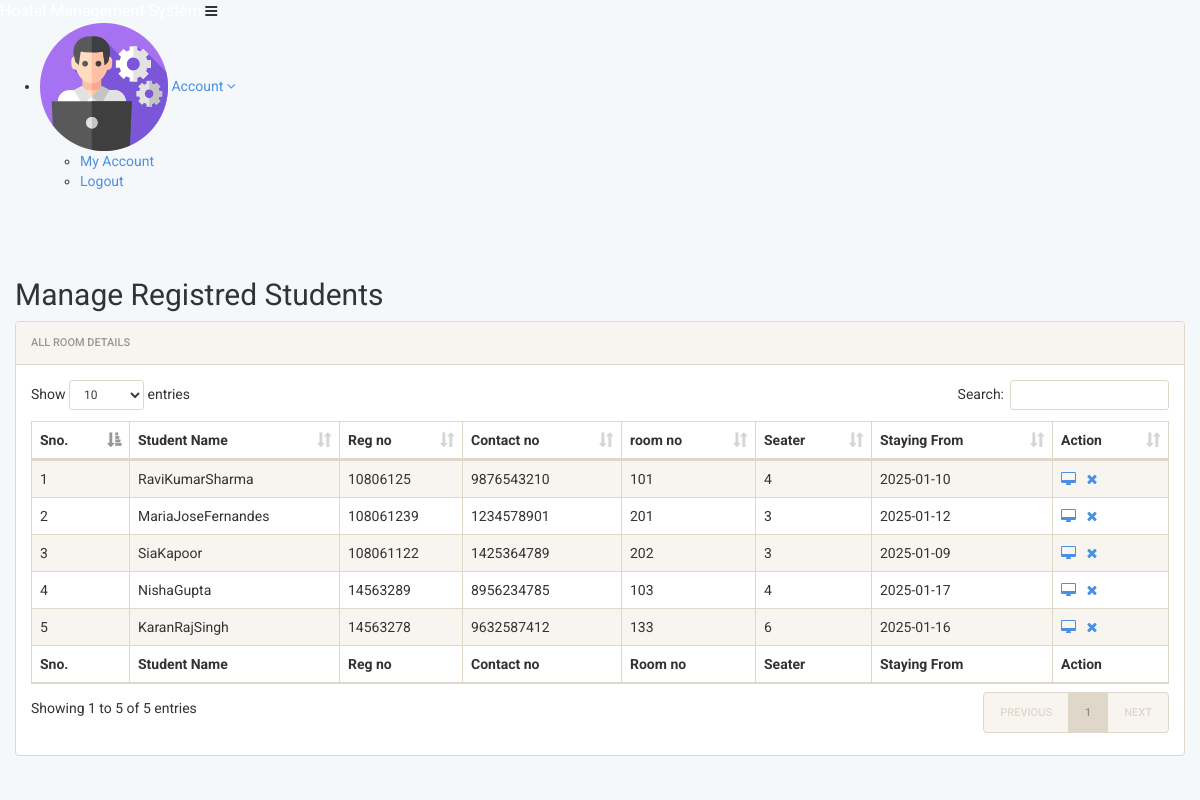
The app's page /hostel/admin/manage-students.php (signed in) with its own data.
### tables this page shows
CREATE TABLE `registration` (
  `id` int(11) NOT NULL,
  `roomno` int(11) DEFAULT NULL,
  `seater` int(11) DEFAULT NULL,
  `feespm` int(11) DEFAULT NULL,
  `foodstatus` int(11) DEFAULT NULL,
  `stayfrom` date DEFAULT NULL,
  `duration` int(11) DEFAULT NULL,
  `course` varchar(500) DEFAULT NULL,
  `regno` int(11) DEFAULT NULL,
  `firstName` varchar(500) DEFAULT NULL,
  `middleName` varchar(500) DEFAULT NULL,
  `lastName` varchar(500) DEFAULT NULL,
  `gender` varchar(250) DEFAULT NULL,
  `contactno` bigint(11) DEFAULT NULL,
  `emailid` varchar(500) DEFAULT NULL,
  `egycontactno` bigint(11) DEFAULT NULL,
  `guardianName` varchar(500) DEFAULT NULL,
  `guardianRelation` varchar(500) DEFAULT NULL,
  `guardianContactno` bigint(11) DEFAULT NULL,
  `corresAddress` varchar(500) DEFAULT NULL,
  `corresCIty` varchar(500) DEFAULT NULL,
  `corresState` varchar(500) DEFAULT NULL,
  `corresPincode` int(11) DEFAULT NULL,
  `pmntAddress` varchar(500) DEFAULT NULL,
  `pmntCity` varchar(500) DEFAULT NULL,
  `pmnatetState` varchar(500) DEFAULT NULL,
  `pmntPincode` int(11) DEFAULT NULL,
  `postingDate` timestamp NULL DEFAULT current_timestamp(),
  `updationDate` varchar(500) DEFAULT NULL
);

### hostel/admin/manage-students.php (the view, shortened to what this page needs)
<?php
include('includes/config.php');
?>
<!doctype html>
<html lang="en" class="no-js">
<head>
	<link rel="stylesheet" href="css/font-awesome.min.css">
	<link rel="stylesheet" href="css/bootstrap.min.css">
	<link rel="stylesheet" href="css/dataTables.bootstrap.min.css">
	<link rel="stylesheet" href="css/bootstrap-social.css">
	<link rel="stylesheet" href="css/bootstrap-select.css">
	<link rel="stylesheet" href="css/fileinput.min.css">
	<link rel="stylesheet" href="css/awesome-bootstrap-checkbox.css">
	<link rel="stylesheet" href="css/style.css">
</head>
<body>
	<?php include('includes/header.php');?>
	<div class="ts-main-content">
		<div class="content-wrapper">
			<div class="container-fluid">
				<div class="row">
					<div class="col-md-12">
						<h2 class="page-title" style="margin-top:4%">Manage Registred Students</h2>
						<div class="panel panel-default">
							<div class="panel-heading">All Room Details</div>
							<div class="panel-body">
								<table id="zctb" class="display table table-striped table-bordered table-hover" cellspacing="0" width="100%">
									<thead>
										<tr>
											<th>Sno.</th>
											<th>Student Name</th>
											<th>Reg no</th>
											<th>Contact no </th>
											<th>room no  </th>
											<th>Seater </th>
											<th>Staying From </th>
											<th>Action</th>
										</tr>
									</thead>
									<tfoot>
										<tr>
											<th>Sno.</th>
											<th>Student Name</th>
											<th>Reg no</th>
											<th>Contact no </th>
											<th>Room no  </th>
											<th>Seater </th>
											<th>Staying From </th>
											<th>Action</th>
										</tr>
									</tfoot>
									<tbody>
<?php
$ret="select * from registration";
$stmt= $mysqli->prepare($ret) ;
$stmt->execute() ;
$res=$stmt->get_result();
$cnt=1;
while($row=$res->fetch_object())
	  {
	  	?>
<tr><td><?php echo $cnt;;?></td>
<td><?php echo $row->firstName;?><?php echo $row->middleName;?><?php echo $row->lastName;?></td>
<td><?php echo $row->regno;?></td>
<td><?php echo $row->contactno;?></td>
<td><?php echo $row->roomno;?></td>
<td><?php echo $row->seater;?></td>
<td><?php echo $row->stayfrom;?></td>
<td>
<a href="student-details.php?regno=<?php echo $row->regno;?>" title="View Full Details"><i class="fa fa-desktop"></i></a>&nbsp;&nbsp;
<a href="manage-students.php?del=<?php echo $row->regno;?>" title="Delete Record" onclick="return confirm('Do you want to delete');"><i class="fa fa-close"></i></a></td>
										</tr>
									<?php
$cnt=$cnt+1;
									 } ?>
									</tbody>
								</table>
							</div>
						</div>
					</div>
				</div>
			</div>
		</div>
	</div>
</body>
</html>

### hostel/admin/css/style.css (style rules this page uses)
html { font-size: 14px; font-family: 'Lato', sans-serif; scroll-behavior: smooth; }
@media only screen and (min-width: 480px) { html { font-size: 17px; } }
@media only screen and (min-width: 768px) { html { font-size: 14px; } }
body { font-size: 1em; background-color: #f4f8fa; color: #333; }
a { color: #4a90e2; transition: color 0.3s ease; }
.panel { overflow: hidden; }
.ts-main-content .content-wrapper { padding-top: 20px; margin-top: 10px; }

### records on screen
registration: firstName "Ravi", middleName "Kumar", lastName "Sharma", regno "10806125", contactno "9876543210", roomno "101", seater "4", stayfrom "2025-01-10"
registration: firstName "Maria", middleName "Jose", lastName "Fernandes", regno "108061239", contactno "1234578901", roomno "201", seater "3", stayfrom "2025-01-12"
registration: firstName "Sia", lastName "Kapoor", regno "108061122", contactno "1425364789", roomno "202", seater "3", stayfrom "2025-01-09"
registration: firstName "Nisha", lastName "Gupta", regno "14563289", contactno "8956234785", roomno "103", seater "4", stayfrom "2025-01-17"
registration: firstName "Karan", middleName "Raj", lastName "Singh", regno "14563278", contactno "9632587412", roomno "133", seater "6", stayfrom "2025-01-16"
